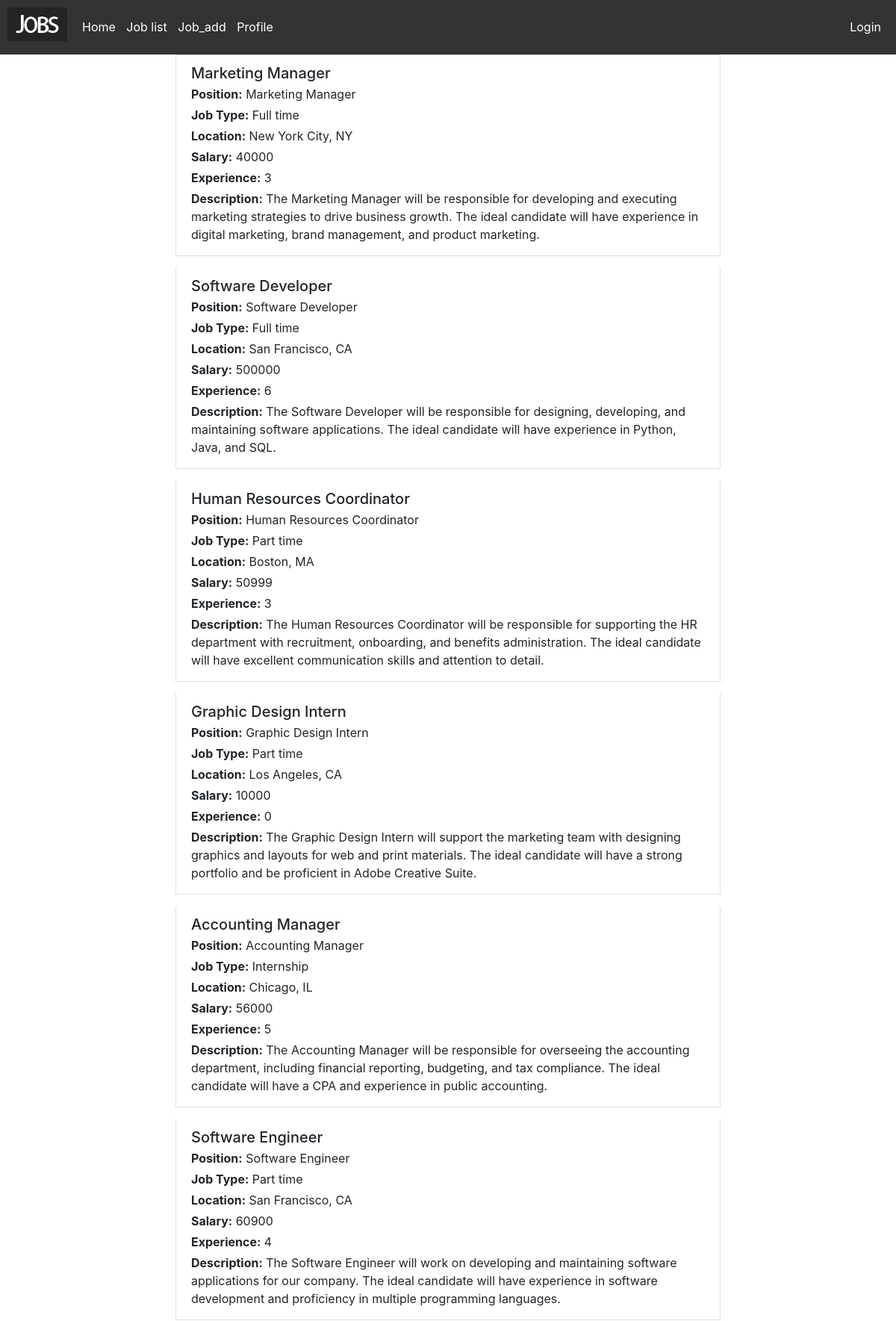
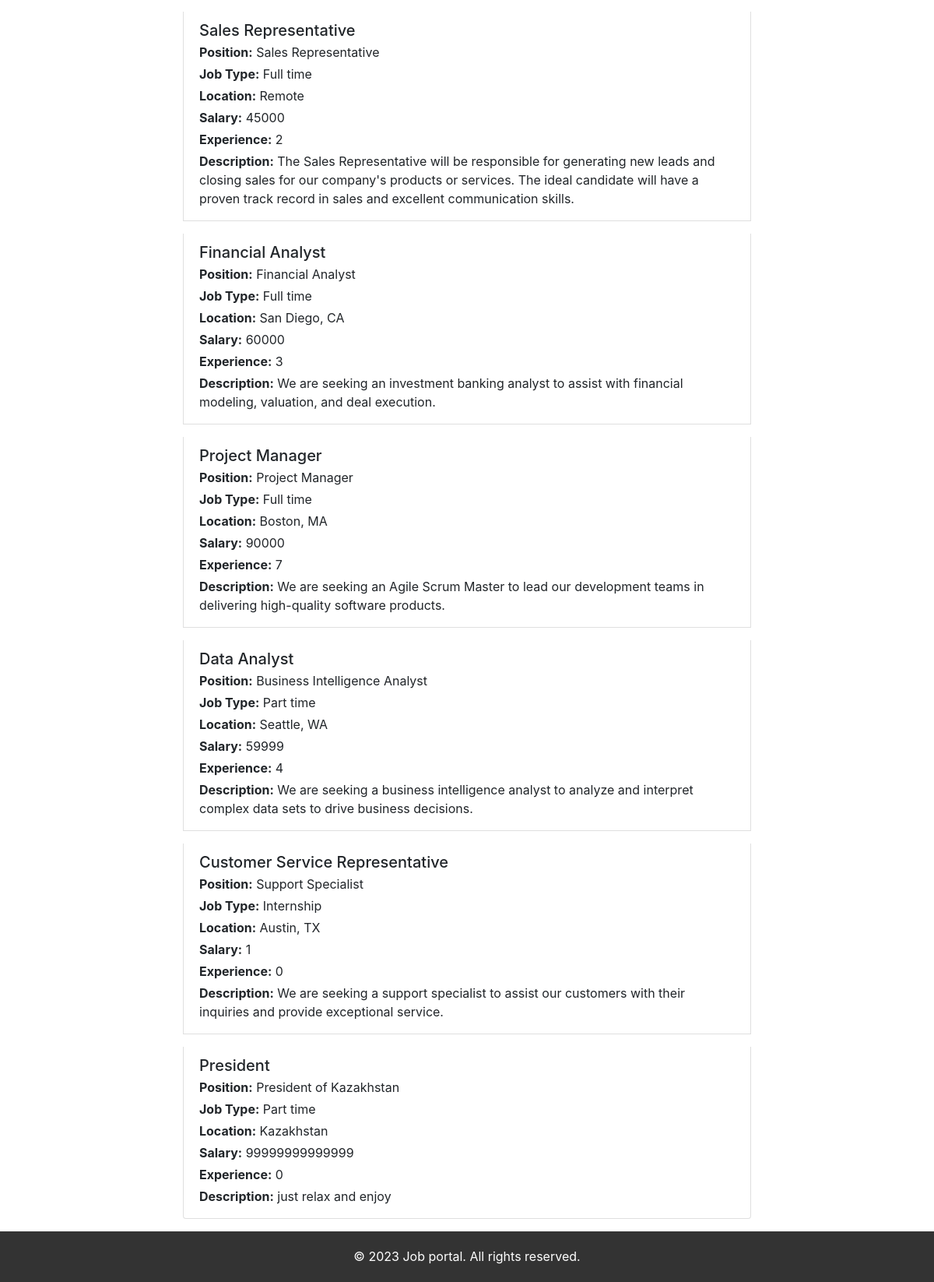
The app's page /search/ with its own data (2 pictures, top to bottom).
### job_portal/models.py (models this page shows, shortened)
class Job(models.Model):
    job_name = models.CharField(max_length=200, default='')
    position = models.CharField(max_length=100, default='')
    JOB_TYPE = (
        ('1', "Full time"),
        ('2', "Part time"),
        ('3', "Internship"),
    )
    job_type = models.CharField(choices=JOB_TYPE, max_length=1)
    location = models.CharField(max_length=100, default='')
    salary = models.IntegerField(null=True)
    experience = models.IntegerField(null=True)
    description = models.CharField(max_length=255, default='')

### job_portal/views.py (the view)
# urls.py: path('search/', views.search_job, name='search_job')
def search_job(request):
    search_text = request.GET.get("search", "")
    category = request.GET.get("category")
    jobs = Job.objects.all()
    if search_text and category:
        jobs = jobs.filter(
            Q(job_name__icontains=search_text) & Q(job_type=category)
        )
    elif search_text:
        jobs = jobs.filter(job_name__icontains=search_text)
    context = {
        "jobs": jobs,
    }
    return render(request, "job_portal/search_results.html", context)

### job_portal/templates/job_portal/search_results.html
{% extends 'base.html' %}
{% load static %}
{% block content %}
    <div class="container">
        <div class="row">
            <div class="col-md-8 offset-md-2">
                <div class="list-group">
                    {% if jobs %}
                        {% for job in jobs %}
                            <div class="list-group-item mb-3">
                                <h5 class="mb-1">{{ job.job_name }}</h5>
                                <p class="mb-1"><strong>Position:</strong> {{ job.position }}</p>
                                <p class="mb-1"><strong>Job Type:</strong> {{ job.get_job_type_display }}</p>
                                <p class="mb-1"><strong>Location:</strong> {{ job.location }}</p>
                                <p class="mb-1"><strong>Salary:</strong> {{ job.salary }}</p>
                                <p class="mb-1"><strong>Experience:</strong> {{ job.experience }}</p>
                                <p class="mb-1"><strong>Description:</strong> {{ job.description }}</p>
                            </div>
                        {% endfor %}
                    {% else %}
                        <p>No jobs found.</p>
                    {% endif %}
                </div>
            </div>
        </div>
    </div>
{% endblock %}

### records on screen
Job: job_name "Marketing Manager", position "Marketing Manager", job_type "Full time", location "New York City, NY", salary "40000", experience "3", description "The Marketing Manager will be responsible for developing and executing marketing strategies to drive business growth. The ideal candidate will have experience in digital marketing, brand management, and product marketing."
Job: job_name "Software Developer", position "Software Developer", job_type "Full time", location "San Francisco, CA", salary "500000", experience "6", description "The Software Developer will be responsible for designing, developing, and maintaining software applications. The ideal candidate will have experience in Python, Java, and SQL."
Job: job_name "Human Resources Coordinator", position "Human Resources Coordinator", job_type "Part time", location "Boston, MA", salary "50999", experience "3", description "The Human Resources Coordinator will be responsible for supporting the HR department with recruitment, onboarding, and benefits administration. The ideal candidate will have excellent communication skills and attention to detail."
Job: job_name "Graphic Design Intern", position "Graphic Design Intern", job_type "Part time", location "Los Angeles, CA", salary "10000", experience "0", description "The Graphic Design Intern will support the marketing team with designing graphics and layouts for web and print materials. The ideal candidate will have a strong portfolio and be proficient in Adobe Creative Suite."
Job: job_name "Accounting Manager", position "Accounting Manager", job_type "Internship", location "Chicago, IL", salary "56000", experience "5", description "The Accounting Manager will be responsible for overseeing the accounting department, including financial reporting, budgeting, and tax compliance. The ideal candidate will have a CPA and experience in public accounting."
Job: job_name "Software Engineer", position "Software Engineer", job_type "Part time", location "San Francisco, CA", salary "60900", experience "4", description "The Software Engineer will work on developing and maintaining software applications for our company. The ideal candidate will have experience in software development and proficiency in multiple programming languages."
Job: job_name "Sales Representative", position "Sales Representative", job_type "Full time", location "Remote", salary "45000", experience "2", description "The Sales Representative will be responsible for generating new leads and closing sales for our company's products or services. The ideal candidate will have a proven track record in sales and excellent communication skills."
Job: job_name "Financial Analyst", position "Financial Analyst", job_type "Full time", location "San Diego, CA", salary "60000", experience "3", description "We are seeking an investment banking analyst to assist with financial modeling, valuation, and deal execution."
Job: job_name "Project Manager", position "Project Manager", job_type "Full time", location "Boston, MA", salary "90000", experience "7", description "We are seeking an Agile Scrum Master to lead our development teams in delivering high-quality software products."
Job: job_name "Data Analyst", position "Business Intelligence Analyst", job_type "Part time", location "Seattle, WA", salary "59999", experience "4", description "We are seeking a business intelligence analyst to analyze and interpret complex data sets to drive business decisions."
Job: job_name "Customer Service Representative", position "Support Specialist", job_type "Internship", location "Austin, TX", salary "1", experience "0", description "We are seeking a support specialist to assist our customers with their inquiries and provide exceptional service."
Job: job_name "President", position "President of Kazakhstan", job_type "Part time", location "Kazakhstan", salary "99999999999999", experience "0", description "just relax and enjoy"
